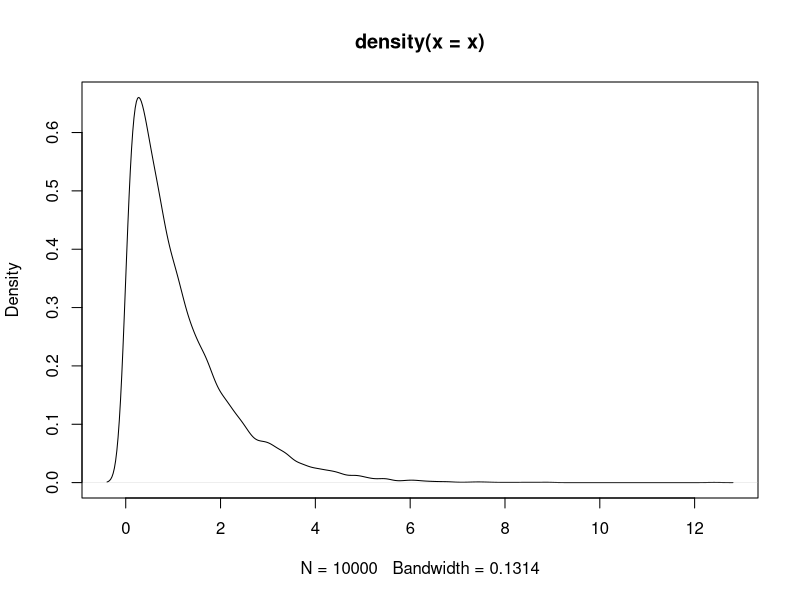
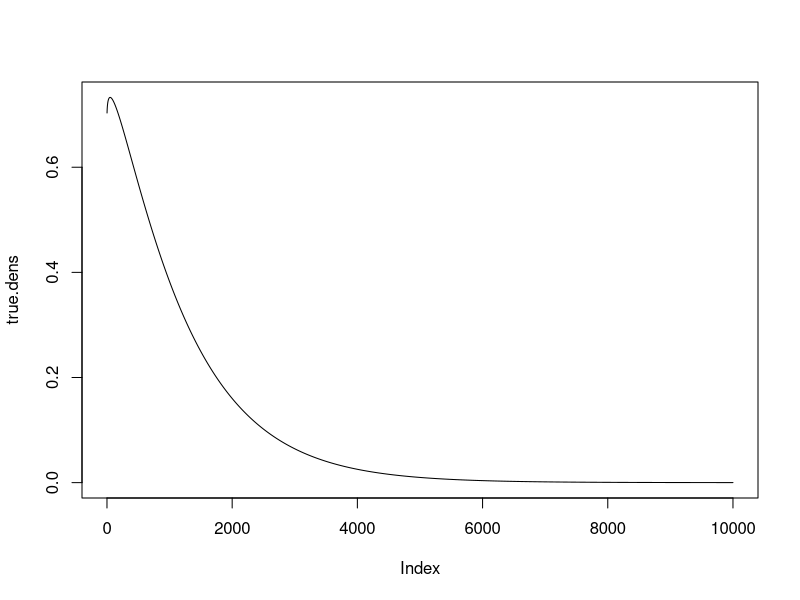
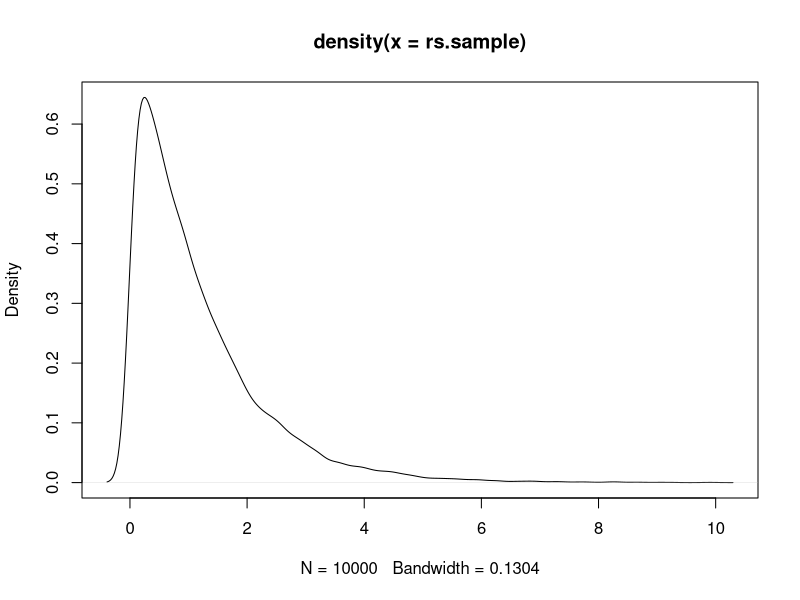
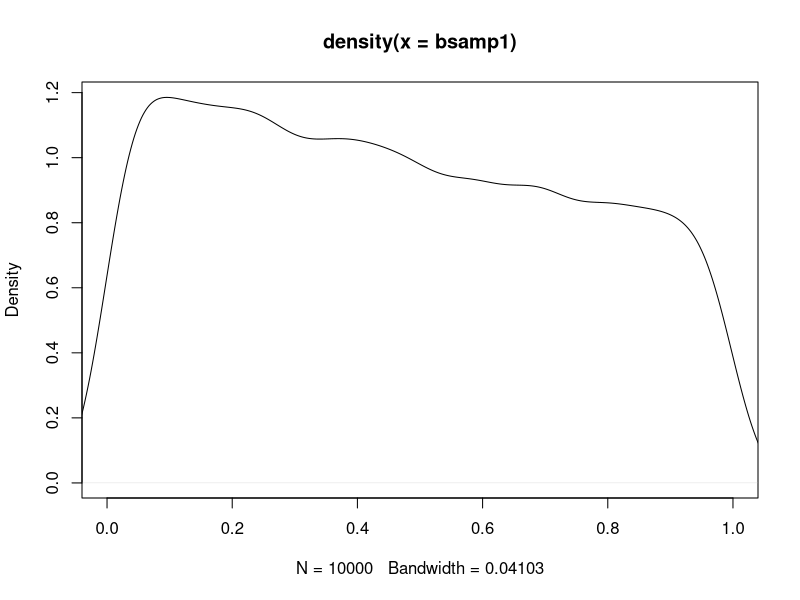

R code for these plots, in order:
## ---- chunk 1
gamma.sample <- function(n){
    n <- 10000
    U <- runif(n)     
    x <- rep(NA,n)
    theta <- 1                            #arbitrary theta value
    C <- 1 / (2 * gamma(theta) + gamma(theta + 0.5))      # Normalizing Constant
    weight.g1 <- (2 * gamma(theta)) * C
    weight.g2 <- (gamma(theta + 0.5)) * C
    hh <- seq(.001, 10, .001)
    true.dens <- weight.g1*dgamma(hh,1,1) + weight.g2*dgamma(hh,1.5,1)
    
    for (i in 1:n){
      if (U[i] < weight.g1) {
        x[i] <- rgamma(1, theta, 1)
      }
      else {
        x[i] <- rgamma(1, theta + 0.5, 1)
      }
    }
    aa <- plot(density(x))
    z <- plot(true.dens, type = "l")
    lines(aa,z)
}
gamma.sample(10000)
## ---- chunk 2
n <- 10000
theta <- 1
rs.sample <- rep(NA, n)
C <- 1 / (2 * gamma(theta) + gamma(theta + 0.5))
weight.f1 <- C * (2 * gamma(theta))
alpha <- sqrt(2) / (2*C)

for (i in 1:n){
  U <- runif(1)
  if (U < weight.f1){
    x <- rgamma(1, theta, 1)
  }
  else{
    x <- rgamma(1, theta + 0.5, 1)
  }
  UU <- runif(1)
  f.x <- sqrt(4 + x) * x^(theta - 1) *exp(-x)
  g.x <- C * (2 *x ^ (theta - 1) + x^(theta - 0.5)) * exp(-x)
  z <- f.x / (alpha * g.x)
  if (U > z) {
    i <- i + 1; next 
  }
  else rs.sample[i] <- x
}
plot(density(rs.sample))
## ---- chunk 3
beta.samp <- function(n, theta, beta0){
      bsamp <- rep(NA, n)
      w1 <- beta(theta, 1) / (beta(theta, 1) + sqrt(3)* beta(1, beta0))
      for (i in 1:n){
        U <- runif(1)
        if (U < w1){bsamp[i] <- rbeta(1, theta, 1)}
        else {bsamp[i] <- rbeta(1,1, beta0)}
      }
    return(list(samp = bsamp,w1= w1, w2 =1-w1))  
      }

n <- 10000
theta <- 2
beta0 <- 2
bsamp1 <- rep(0, n)
C <- 1 / (theta) + sqrt(3) / beta0
for (i in 1:n){
  U <- 10000
  upper <- 1
  lower <- 0.5
  while (U > C){
    U <- runif(1)
    b <- beta.samp(1, theta, beta0)
    x <- b$samp
    bsamp1[i] <- x
    upper <- (x^(theta - 1) / (1 + x^2) + sqrt(2+x^2)*(1-x)^(beta0-1))
    lower <- b$w1*dbeta(x, theta, 1) + b$w2*dbeta(x,1,beta0)
  }
}

gg <- function(x) {x ^(theta-1) / (1+x^2) + sqrt(2+x^2) * (1-x)^(beta0-1)}
dens.beta <- integrate(gg, lower=0, upper=1)$value
plot(density(bsamp1), xlim=c(0,1))
